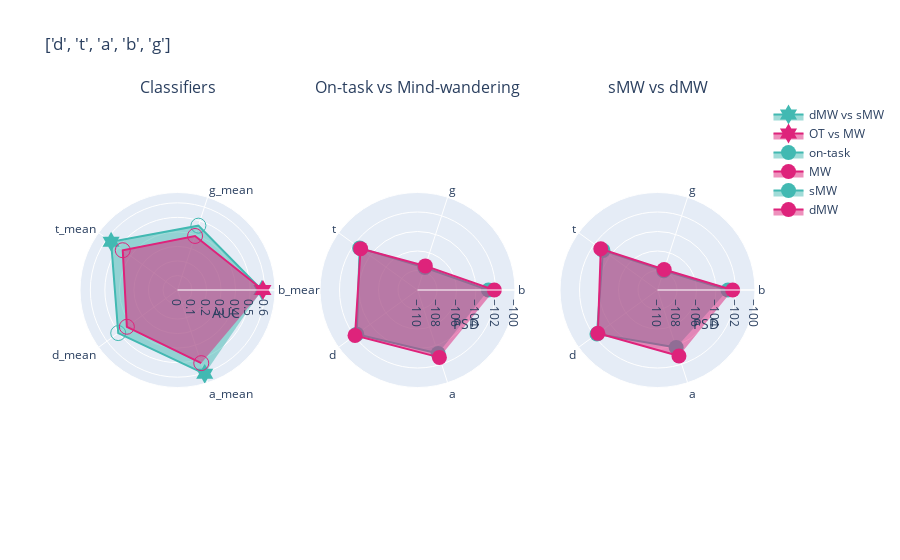

This figure's notebook cell:
### Code cell
marker = freqs
smw  = df_mw.query("mind == 'sMW'")
smw = smw[smw['markers'].isin([i for i in marker])]
dmw  = df_mw.query("mind == 'dMW'")
dmw = dmw[dmw['markers'].isin([i for i in marker])]
MW  = df_mind.query("mind2 == 'mw'")
MW = MW[MW['markers'].isin([i for i in marker])]
ot  = df_mind.query("mind2 == 'on-task'")
ot = ot[ot['markers'].isin([i for i in marker])]
mw =aucs_mw[aucs_mw['index'].isin([i+'_mean' for i in marker])]
mind =aucs_mind[aucs_mind['index'].isin([i+'_mean' for i in marker])]


fig = make_subplots(rows=1, cols=3, 
                    subplot_titles = ['Classifiers', 'On-task vs Mind-wandering','sMW vs dMW'],
                    specs=[[{"type": "scatterpolar"}, {"type": "polar"}, {"type": "polar"}]])

fig.add_trace(go.Scatterpolar(
    r=mw.auc,
    theta=mw['index'],
    fill='toself',
    name='dMW vs sMW', 
    marker = {'color':lblue, 'size': 15},
    marker_symbol= symbol_fun(mw['index'], significant_mw)
),
    row = 1, col = 1)

fig.add_trace(go.Scatterpolar(
    r=mind.auc,
    theta=mind['index'],
    fill='toself',
    name='OT vs MW',
    marker = {'color':pink, 'size': 15},
    marker_symbol= symbol_fun(mind['index'], significant_mind)
),
    row = 1, col = 1)

fig.add_trace(go.Scatterpolar(
    r=ot.val,
    theta=ot['markers'],
    fill='toself',
    name='on-task', 
    marker = {'color':lblue, 'size': 15},
#     marker_symbol= symbol_fun(dmw['markers'])
),
    row = 1, col = 2)

fig.add_trace(go.Scatterpolar(
    r=MW.val,
    theta=MW['markers'],
    fill='toself',
    name='MW',
    marker = {'color':pink, 'size': 15},
#     marker_symbol= 'symbol_fun(smw['markers'])'
),
    row = 1, col = 2)

fig.add_trace(go.Scatterpolar(
    r=smw.val,
    theta=dmw['markers'],
    fill='toself',
    name='sMW', 
    marker = {'color':lblue, 'size': 15},
#     marker_symbol= symbol_fun(dmw['markers'])
),
    row = 1, col = 3)

fig.add_trace(go.Scatterpolar(
    r=dmw.val,
    theta=dmw['markers'],
    fill='toself',
    name='dMW',
    marker = {'color':pink, 'size': 15},
#     marker_symbol= symbol_fun(smw['markers'])
),
    row = 1, col = 3)

fig.update_polars(radialaxis= {'title': 'AUC',}, row=1, col=1)
fig.update_polars(radialaxis= {'title': 'PSD','range':[-110, -100]}, row=1, col=2)
fig.update_polars(radialaxis= {'title': 'PSD','range':[-110, -100]}, row=1, col=3)

fig.update_layout(
    title=f"{marker}",
#     width=500,
#     height=500,
    
    polar=dict(
    radialaxis=dict(
      visible=True,
        
    ),
  ),
    
)

fig.show()
pio.write_json(fig, 'Figs/radar_auc_freq_n.plotly')

### Figure 1 — Plotly figure (JSON) as saved in the notebook; plotly's stock layout.template omitted (floating-point values rounded to 4 significant figures)
{"data": [{"fill": "toself", "marker": {"color": "#42B9B2", "size": 15, "symbol": ["hexagram", "circle-open", "hexagram", "circle-open", "hexagram"]}, "name": "dMW vs sMW", "r": [0.5804, 0.4656, 0.5649, 0.5044, 0.6066], "subplot": "polar", "theta": ["b_mean", "g_mean", "t_mean", "d_mean", "a_mean"], "type": "scatterpolar"}, {"fill": "toself", "marker": {"color": "#DE237B", "size": 15, "symbol": ["hexagram", "circle-open", "circle-open", "circle-open", "circle-open"]}, "name": "OT vs MW", "r": [0.588, 0.3911, 0.4658, 0.4308, 0.5293], "subplot": "polar", "theta": ["b_mean", "g_mean", "t_mean", "d_mean", "a_mean"], "type": "scatterpolar"}, {"fill": "toself", "marker": {"color": "#42B9B2", "size": 15}, "name": "on-task", "r": [-102.7, -107.6, -102.7, -102.3, -103.2], "subplot": "polar2", "theta": ["b", "g", "t", "d", "a"], "type": "scatterpolar"}, {"fill": "toself", "marker": {"color": "#DE237B", "size": 15}, "name": "MW", "r": [-102.1, -107.4, -102.8, -102.1, -102.7], "subplot": "polar2", "theta": ["b", "g", "t", "d", "a"], "type": "scatterpolar"}, {"fill": "toself", "marker": {"color": "#42B9B2", "size": 15}, "name": "sMW", "r": [-102.8, -107.9, -103.1, -102.3, -103.8], "subplot": "polar3", "theta": ["b", "g", "t", "d", "a"], "type": "scatterpolar"}, {"fill": "toself", "marker": {"color": "#DE237B", "size": 15}, "name": "dMW", "r": [-102.3, -107.8, -102.8, -102.4, -102.9], "subplot": "polar3", "theta": ["b", "g", "t", "d", "a"], "type": "scatterpolar"}], "layout": {"annotations": [{"font": {"size": 16}, "showarrow": false, "text": "Classifiers", "x": 0.1444, "xanchor": "center", "xref": "paper", "y": 1, "yanchor": "bottom", "yref": "paper"}, {"font": {"size": 16}, "showarrow": false, "text": "On-task vs Mind-wandering", "x": 0.5, "xanchor": "center", "xref": "paper", "y": 1, "yanchor": "bottom", "yref": "paper"}, {"font": {"size": 16}, "showarrow": false, "text": "sMW vs dMW", "x": 0.8556, "xanchor": "center", "xref": "paper", "y": 1, "yanchor": "bottom", "yref": "paper"}], "autosize": true, "polar": {"angularaxis": {"type": "category"}, "domain": {"x": [0, 0.2889], "y": [0, 1]}, "radialaxis": {"autorange": true, "range": [0, 0.6519], "title": {"text": "AUC"}, "type": "linear", "visible": true}}, "polar2": {"angularaxis": {"type": "category"}, "domain": {"x": [0.3556, 0.6444], "y": [0, 1]}, "radialaxis": {"autorange": false, "range": [-110, -100], "title": {"text": "PSD"}, "type": "linear"}}, "polar3": {"angularaxis": {"type": "category"}, "domain": {"x": [0.7111, 1], "y": [0, 1]}, "radialaxis": {"autorange": false, "range": [-110, -100], "title": {"text": "PSD"}, "type": "linear"}}, "title": {"text": "['d', 't', 'a', 'b', 'g']"}}}
